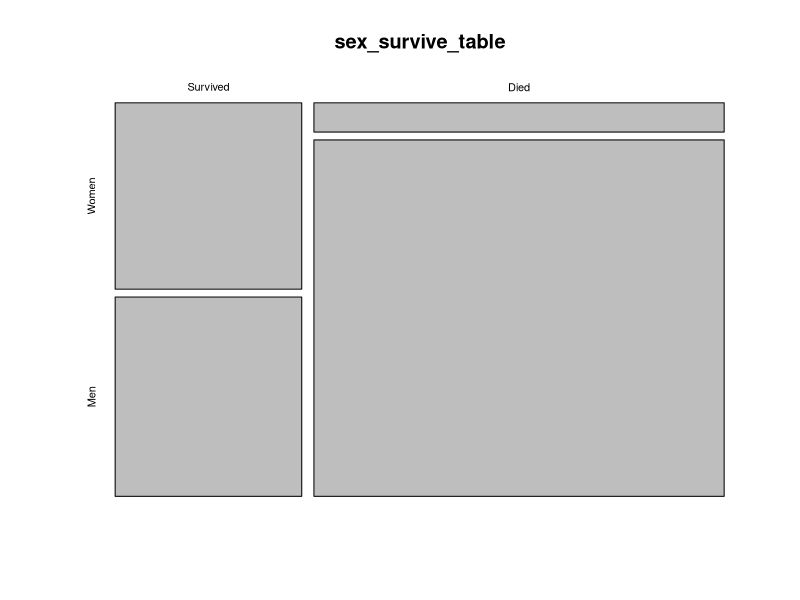
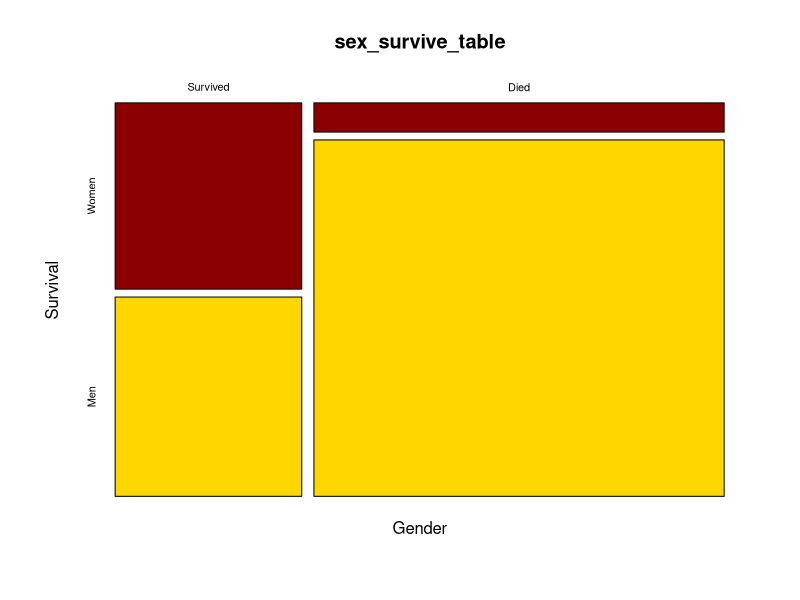

Here is the R script that generated these plots, in order:
### R Lab 06 Contingency analysis

# ref: https://whitlockschluter3e.zoology.ubc.ca/RLabs/R_tutorial_Contingency_analysis.html

# Learning goals:
# 1. Display associations between two categorical variables in contingency tables and mosaic plots
# 2. Calculate odds ratios and their confidence intervals
# 3. Test for the independence of two categorical variables.

#--------------------------------------
### Titanic data
#--------------------------------------
titanicData <- read.csv("R-Labs/chap09f01Titanic.csv")

str(titanicData)
levels(titanicData$survival)

# We want to change the order so that the “Survived” category for survive comes first when we use R to calculate the odds ratio below.
titanicData$survival <- factor(titanicData$survival, levels = c("Survived", "Died"))
titanicData$gender <- factor(titanicData$gender, levels = c("Women", "Men"))

levels(titanicData$survival)

#--------------------------------------
# Frequency table
table(titanicData$gender)
sex_survive_table <- table(titanicData$gender, titanicData$survival)
sex_survive_table

sex_survive_table <- table(titanicData$survival,titanicData$gender)
sex_survive_table

##         
##         Survived Died
##   Men        338 1329
##   Women      316  109

# if we have a table-type already, we can make the frequency table directly by creating a data frame
sex_survive_table_direct <- data.frame(yes = c(307,142),no = c(156,708),
                                       row.names = c("female","male"))

#--------------------------------------
# Mosaic plots
mosaicplot(sex_survive_table)
# add axie labels
mosaicplot(sex_survive_table, color = c("darkred", "gold"), xlab ="Gender", ylab = "Survival")

#--------------------------------------
# Odds ratios
# One of the ways to measure the strength of the association between two categorical variables is an odds ratio.

# In R, the simplest way to estimate an odds ratio is to use the command fisher.test(). This function will also perform a Fisher’s exact test (more on that later). The input to this function is a contingency table like the one we calculated above. We’ll use the results in a couple of ways, so let’s save the results in an object. (Here we called it sex_survive_fisher.)

sex_survive_fisher <- fisher.test(sex_survive_table)
sex_survive_fisher$estimate

p1 = 316/(316+109)
p2 = 338/(338+1329)

p1/(1-p1)/(p2/(1-p2))

#This shows that the odds ratio is beyond 10—the odds of a female surviving were about ten times the odds of a male surviving. This is (female survival / female death) / (male survival / male death).

# This fisher.test() function also calculates the 95% confidence interval for the odds ratio, and assigns it to an output variable called conf.int. We can see the 95% confidence interval for the odds ratio with a command like:

sex_survive_fisher$conf.int

#--------------------------------------
# χ2 contingency test
# A χ2 contingency analysis allows us to test the null hypothesis that two categorical variables are independent of each other.
# Because this scenario appears frequently, it is one of the most common tests used in biology. However, remember that the χ2 test is an approximation, and requires that all of the expected values are greater than 1 and that at least 80% are greater than 5. When doing such a test of independence on a computer, it is probably better to use Fisher’s exact test, which doesn’t have this restriction.
# The χ2 contingency test can be done with a function we saw last week, chisq.test(). If we give a frequency table as input, this function will calculate the χ2 test for us.

# check expected frequency to see if the data meets the requred assumption
chisq.test(sex_survive_table)$expected

# it is appropriate to do a χ2 contingency test with a frequency table as input
# We’ve added the option “correct = FALSE” to tell R to not do a Yate’s correction, which can be overly conservative.

chisq.test(sex_survive_table, correct=FALSE)
#chisq.test(sex_survive_table)

#--------------------------------------
# Fisher’s exact test
# Another, more exact, option for testing for the independence of two categorical variables is Fisher’s exact test. This is a test that is tedious to calculate by hand, but R can do it in a flash. This test makes no approximations and sets no minimum threshold for the sizes of the expected values.
fisher.test(sex_survive_table)

#--------------------------------------
# Fisher’s exact test for fish data

# Q: write codes -- fish eaten by bird
fish_data = data.frame(uninfected = c(1,49),
                       lightly_infected = c(10,35),
                       highly_infected = c(37,9))

row.names(fish_data) = c("eaten","not_eaten")

fish_data

chisq.test(fish_data)
chisq.test(fish_data)$expected
fisher.test(fish_data)
